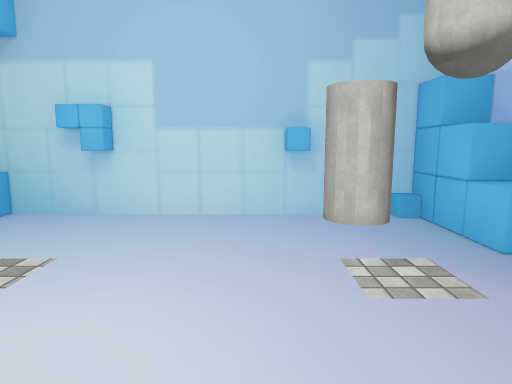
View 1 (above)

13 first-person views from a walk through a scene from a Unity 3-D project. The camera is 1.3 m above the floor, tilts 8° down and sees 75° across. The floor is counted in squares, 0.5 m on a side. Each view is taken from the middle of a square. On the plan, view 1 faces up. The plan holds only what a view shows up to about 20 squares ahead; the rest is blank. The player is left out. Some surface patterns are stand-ins.

View 2
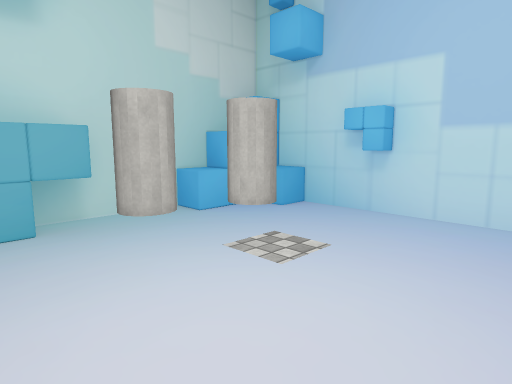

View 3
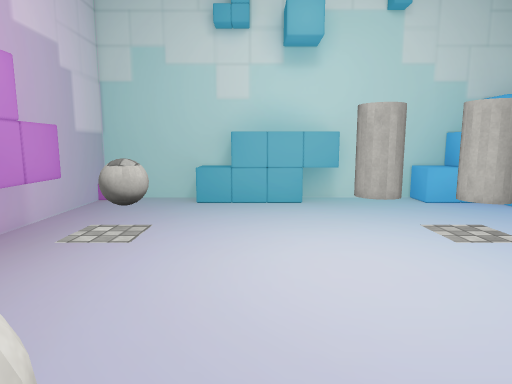

View 4
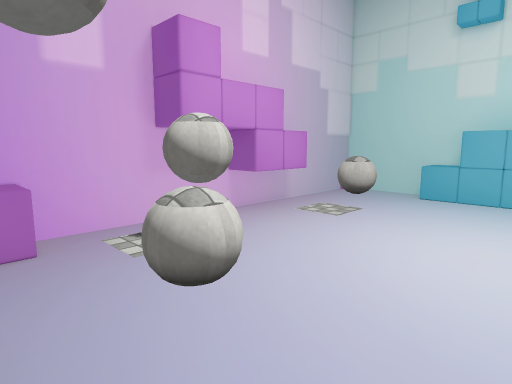

View 5
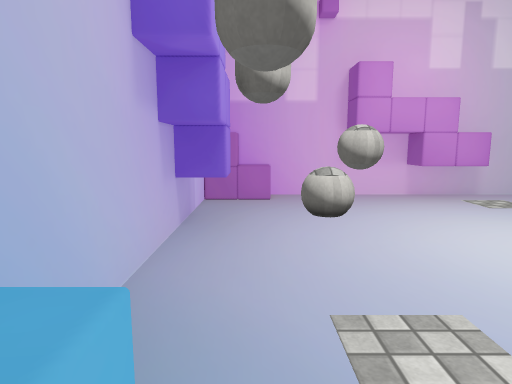

View 6
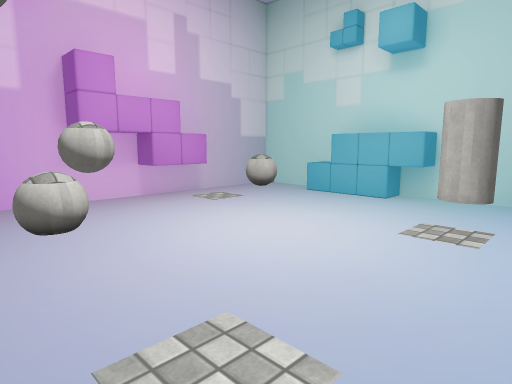

View 7
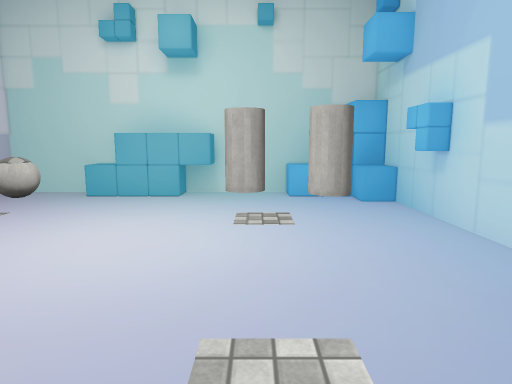

View 8
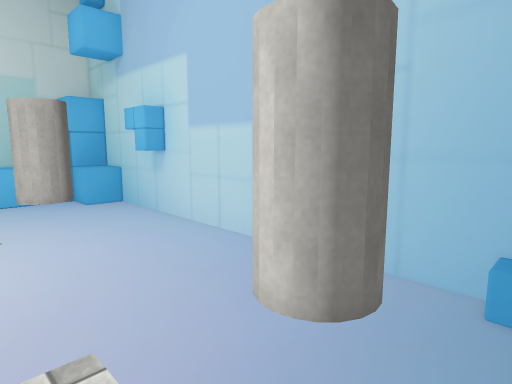

View 9
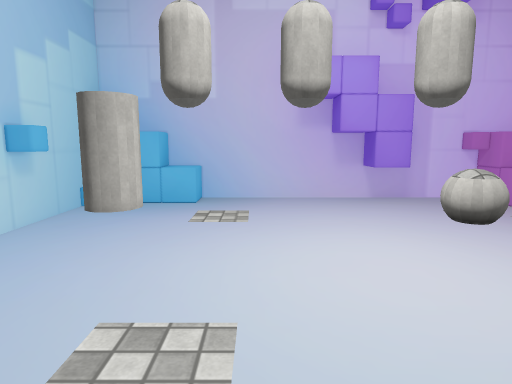

View 10
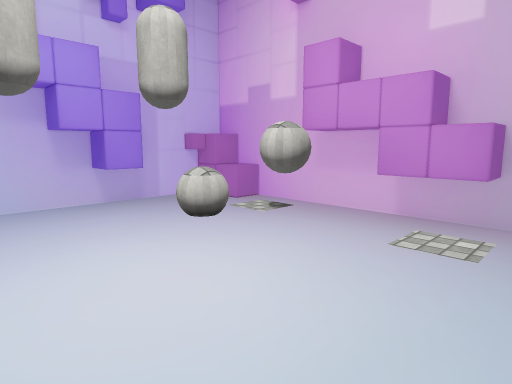

View 11
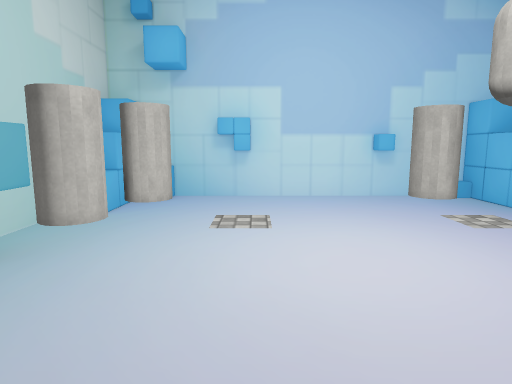

View 12
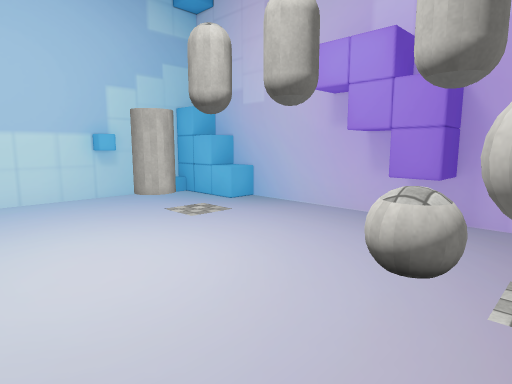

View 13
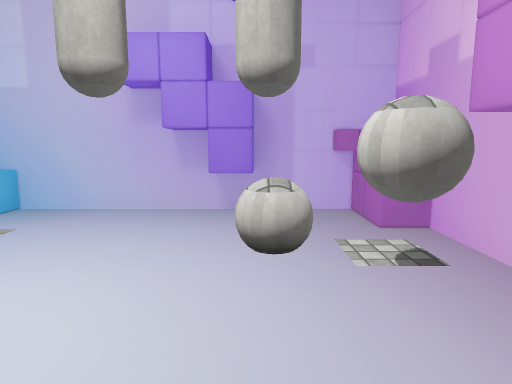

### Floor plan
Key: @ floor where view 1 was taken; # wall or solid block; . floor; ^ raised ledge; C cylinder; B ball.
Columns run from 13 left of view 1 to 8 right of it. Each row starts with its distance up from view 1.
 13   ###
 12   #^################
 11  ##^...........CCC.##
 10 ###CC..........CCC.###
  9 #^^CC...........CC.^^#
  8 #^^................^^#
  7 #................... #
  6 # CC................#
  5 #CCC................#
  4 ###.................#
  3  ##.................#
  2   #.................#
  1   #................##
  0  ##..........@.....##
 -1 ###................##
 -2 #^^...........BBB..##
 -3 #^............BBB...#
 -4 # ...........BB.....#
 -5 #  BB.......BBB.....#
 -6  # BB..####### ...^##
 -7  #    ###   ###  ^^##
 -8  #####         #####

Positions as (right, up) in squares from view 1, and headings:
1: (0, 0), facing up
2: (0, 0), facing up-left
3: (4, 0), facing left
4: (6, 3), facing down-left
5: (5, 10), facing down
6: (5, 9), facing down-left
7: (6, 6), facing left
8: (6, 6), facing up-left
9: (-9, 5), facing right
10: (-8, 5), facing down-right
11: (-5, -5), facing up
12: (-5, -5), facing up-right
13: (-6, -2), facing right
